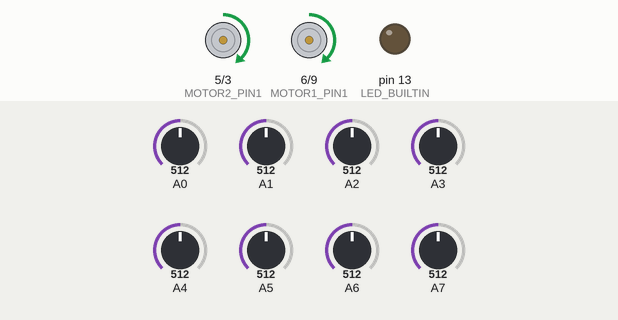
Simulated run of this sketch. Board: Arduino Nano, built with avr-gcc and run on an emulated ATmega328P. On the bench: motor-driver pin pairs drawn as motors (green arrow = first pin HIGH = forward, orange = second pin HIGH = backward, longer = more drive), output pins drawn as LEDs (lit = HIGH). The inputs (shaded band) are chosen by the test bench; at power-on: A0 = 512, A1 = 512, A7 = 512, A6 = 512, A5 = 512, A2 = 512, A3 = 512, A4 = 512. What the sketch prints to the serial monitor is not drawn.

Above: at 12.7 s.
12.8 s: A0 set to 390
At 14.0 s:
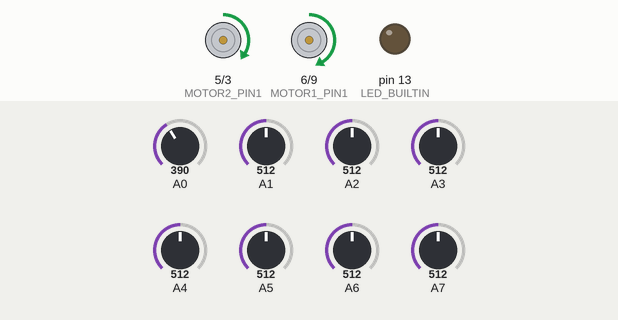
14.3 s: A1 set to 716
At 15.1 s:
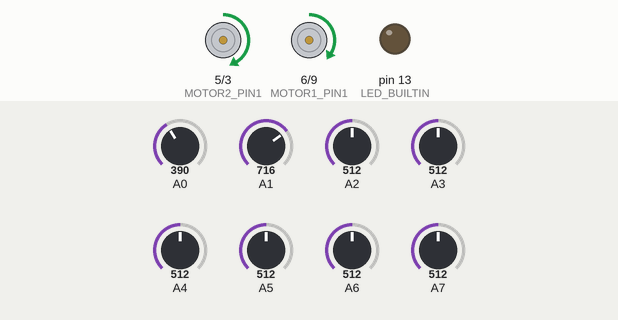
15.8 s: A7 set to 390
At 16.1 s:
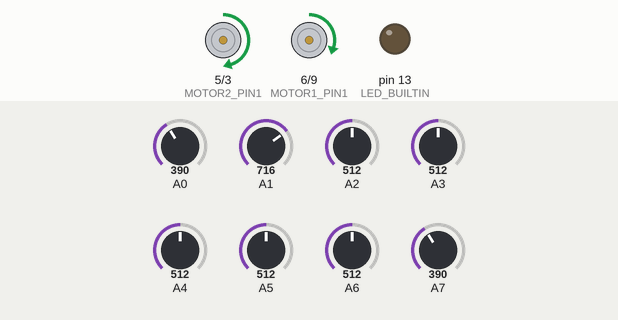
17.3 s: A6 set to 415
18.8 s: A6 set to 389
At 19.6 s:
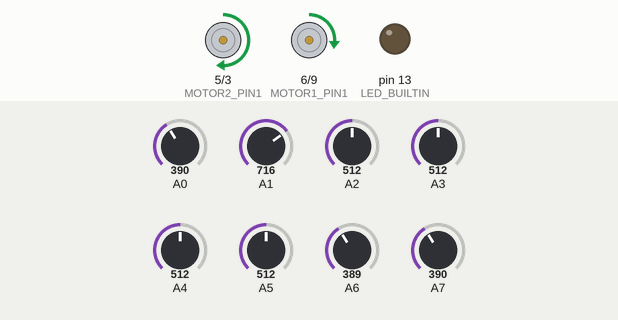
20.3 s: A5 set to 30
At 20.8 s:
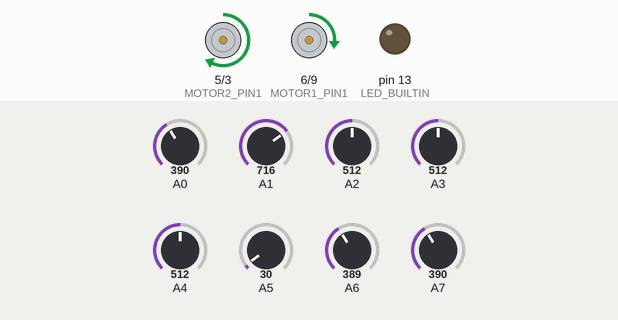
Timing chart, 0 to 22.8 s (numbered marks = the images above; inputs shaded):
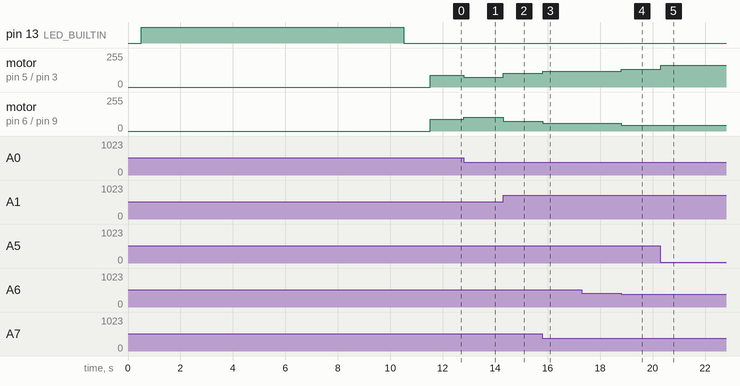

Measured:
- after the input at 12.8 s, motor on pin 5 (MOTOR2_PIN1) / pin 3 (MOTOR2_PIN2): forward 90/255 → forward 75/255 at once; motor on pin 6 (MOTOR1_PIN1) / pin 9 (MOTOR1_PIN2): forward 90/255 → forward 105/255 at once
- after the input at 14.3 s, motor on pin 5 (MOTOR2_PIN1) / pin 3 (MOTOR2_PIN2): forward 75/255 → forward 105/255 at once; motor on pin 6 (MOTOR1_PIN1) / pin 9 (MOTOR1_PIN2): forward 105/255 → forward 75/255 at once
- after the input at 15.8 s, motor on pin 5 (MOTOR2_PIN1) / pin 3 (MOTOR2_PIN2): forward 105/255 → forward 120/255 at once; motor on pin 6 (MOTOR1_PIN1) / pin 9 (MOTOR1_PIN2): forward 75/255 → forward 60/255 at once
- after the input at 18.8 s, motor on pin 5 (MOTOR2_PIN1) / pin 3 (MOTOR2_PIN2): forward 120/255 → forward 135/255 at once; motor on pin 6 (MOTOR1_PIN1) / pin 9 (MOTOR1_PIN2): forward 60/255 → forward 45/255 at once
- after the input at 20.3 s, motor on pin 5 (MOTOR2_PIN1) / pin 3 (MOTOR2_PIN2): forward 135/255 → forward 165/255 at once

The sketch:

cod_pt_robot.ino
```cpp
#include <QTRSensors.h>
QTRSensors qtr;

const uint8_t SensorCount = 8;
uint16_t sensorValues[SensorCount];
int MOTOR2_PIN1 = 5;
int MOTOR2_PIN2 = 3;
int MOTOR1_PIN1 = 6;
int MOTOR1_PIN2 = 9;
int vitezaMS;
int vitezaMD;
int viteza_croaziera=90; /// se creste pana la maxim 255;
int poz_ref=35;
int Kp=15;   //se poate modifica  (acceleratie) valoare prea mare duce la instabilitate
int Kd=15;  //se poate modifica   (frana/redresare) valoare prea mare duce la instabilitate
int eroare;
int eroare_ant;
int derivativ;
int comanda;

void setup()
{

  pinMode(MOTOR1_PIN1, OUTPUT);
  pinMode(MOTOR1_PIN2, OUTPUT);
  pinMode(MOTOR2_PIN1, OUTPUT);
  pinMode(MOTOR2_PIN2, OUTPUT);
  // configure the sensors
  qtr.setTypeAnalog();
  qtr.setSensorPins((const uint8_t[]){A0, A1, A2, A3, A4, A5,A6,A7}, SensorCount);
  qtr.setEmitterPin(2);

  delay(500);
  pinMode(LED_BUILTIN, OUTPUT);
  digitalWrite(LED_BUILTIN, HIGH); // turn on Arduino's LED to indicate we are in calibration mode

  for (uint16_t i = 0; i < 400; i++)
  {
    qtr.calibrate();
  }
  digitalWrite(LED_BUILTIN, LOW); // turn off Arduino's LED to indicate we are through with calibration

  // print the calibration minimum values measured when emitters were on
  Serial.begin(9600);
  for (uint8_t i = 0; i < SensorCount; i++)
  {
    Serial.print(qtr.calibrationOn.minimum[i]);
    Serial.print(' ');
  }
  Serial.println();

  // print the calibration maximum values measured when emitters were on
  for (uint8_t i = 0; i < SensorCount; i++)
  {
    Serial.print(qtr.calibrationOn.maximum[i]);
    Serial.print(' ');
  }
  Serial.println();
  Serial.println();
  delay(1000);
}

void loop()
{
  uint16_t position = qtr.readLineBlack(sensorValues)/100;
  Serial.println(position);

  eroare=poz_ref-position;
  derivativ=eroare-eroare_ant;
  comanda=Kp*eroare+Kd*derivativ;

  vitezaMS=viteza_croaziera+comanda;
  vitezaMD=viteza_croaziera-comanda;

  if(vitezaMS>=255)
  {vitezaMS=255;}

  if(vitezaMD>=255)
  {vitezaMD=255;}

  if(vitezaMS<=-255)
  {vitezaMS=-255;}

  if(vitezaMD<=-255)
  {vitezaMD=-255;}
 go(vitezaMS,vitezaMD);
   eroare_ant=eroare;
}


/*void go(int speedLeft, int speedRight) {
  if (speedLeft > 0) {
    analogWrite(MOTOR1_PIN1, speedLeft);
    analogWrite(MOTOR1_PIN2, 0);
  }
  else {
    analogWrite(MOTOR1_PIN1, 0);
    analogWrite(MOTOR1_PIN2, -speedLeft);
  }

  if (speedRight > 0) {
    analogWrite(MOTOR2_PIN1, speedRight);
    analogWrite(MOTOR2_PIN2, 0);
  }else {
    analogWrite(MOTOR2_PIN1, 0);
    analogWrite(MOTOR2_PIN2, -speedRight);
  }
}*/

void go(int speedLeft, int speedRight) {
  // Reverse logic for one motor to correct direction
  if (speedLeft > 0) {
    analogWrite(MOTOR2_PIN1, speedLeft);  // Corrected: Left motor
    analogWrite(MOTOR2_PIN2, 0);
  } else {
    analogWrite(MOTOR2_PIN1, 0);          // Corrected: Left motor
    analogWrite(MOTOR2_PIN2, -speedLeft);
  }

  if (speedRight > 0) {
    analogWrite(MOTOR1_PIN1, speedRight); // Corrected: Right motor
    analogWrite(MOTOR1_PIN2, 0);
  } else {
    analogWrite(MOTOR1_PIN1, 0);          // Corrected: Right motor
    analogWrite(MOTOR1_PIN2, -speedRight);
  }
}
```
